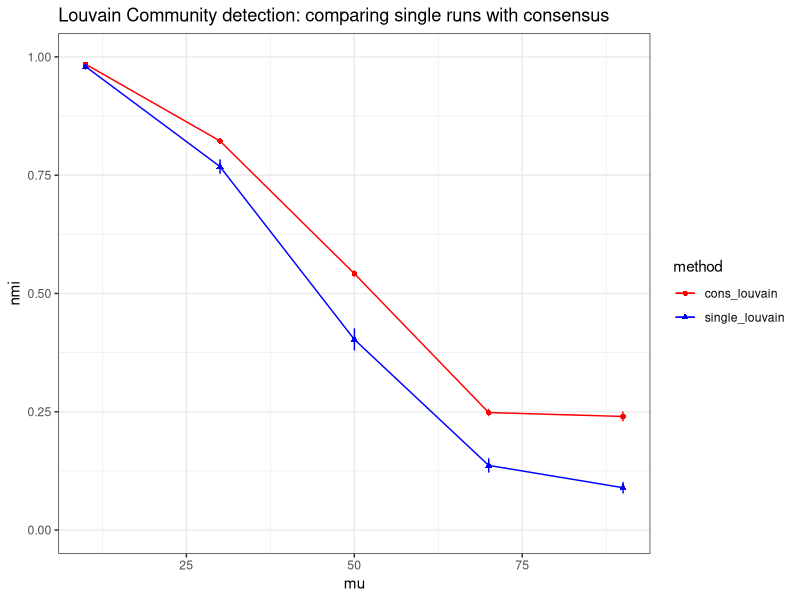
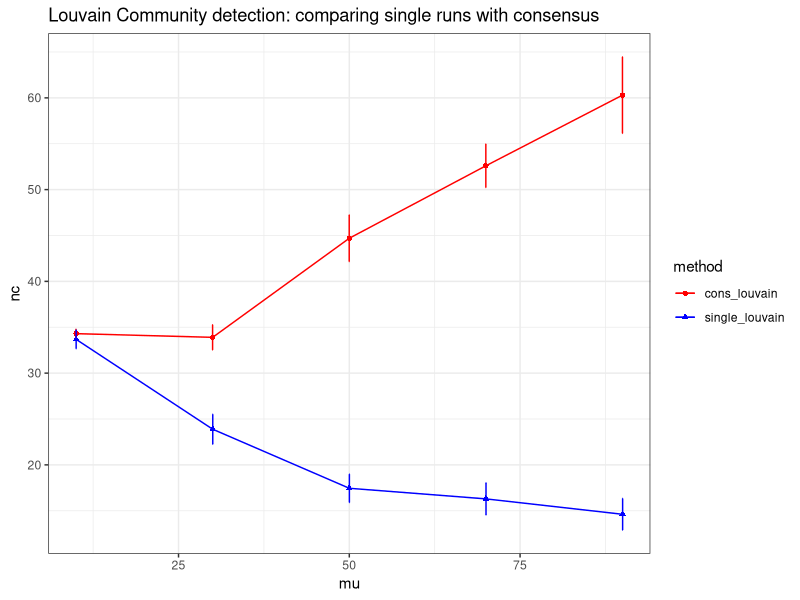
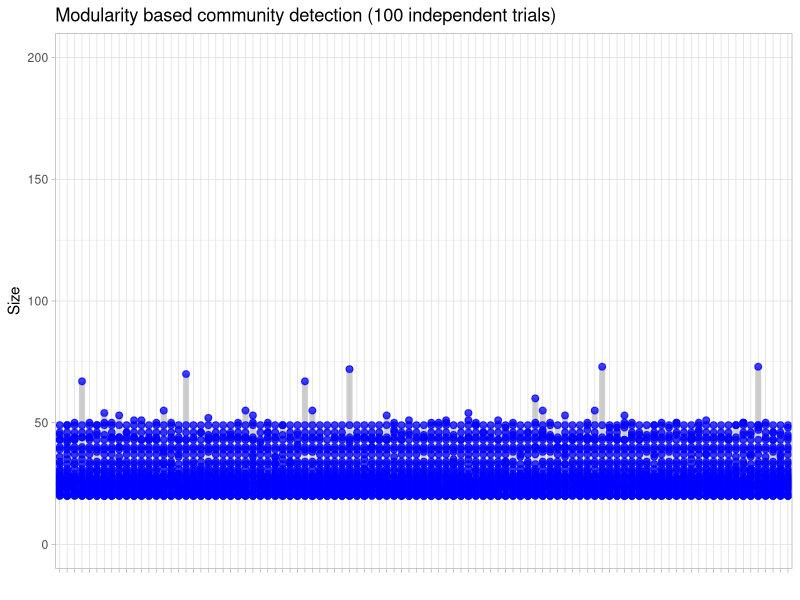
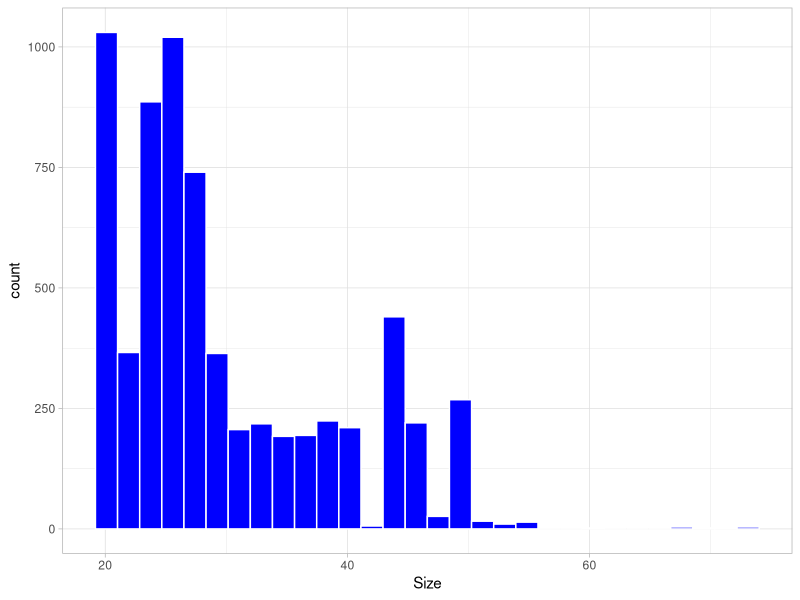
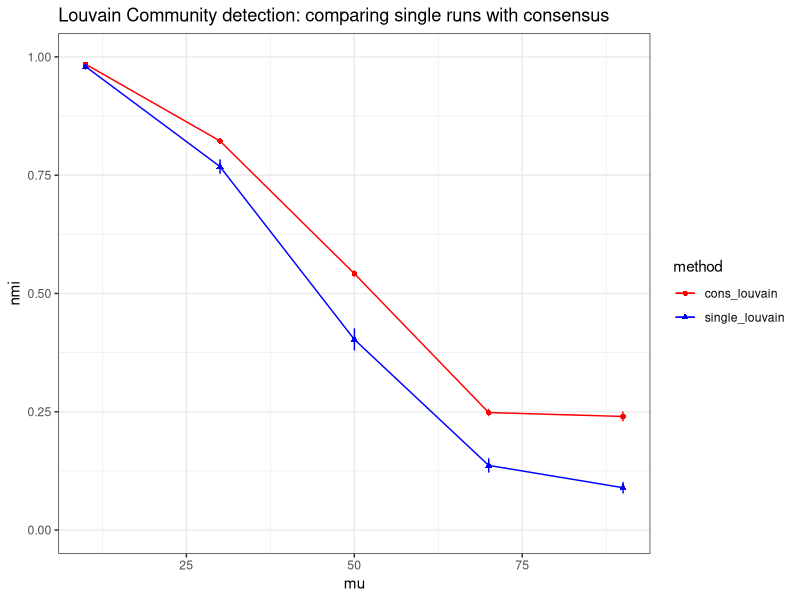
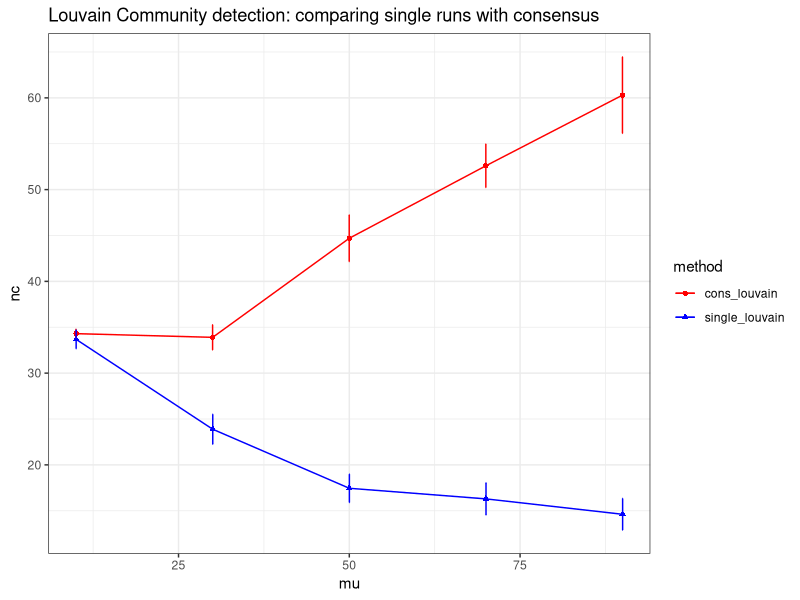
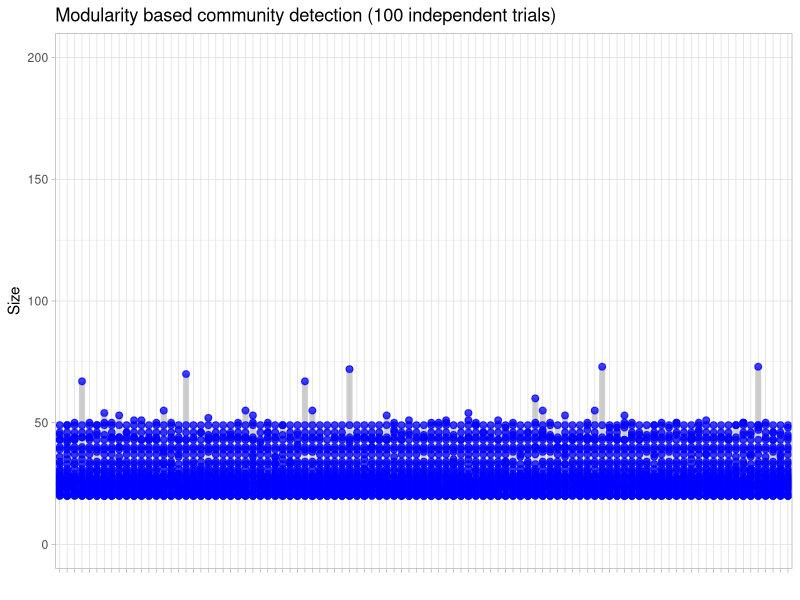
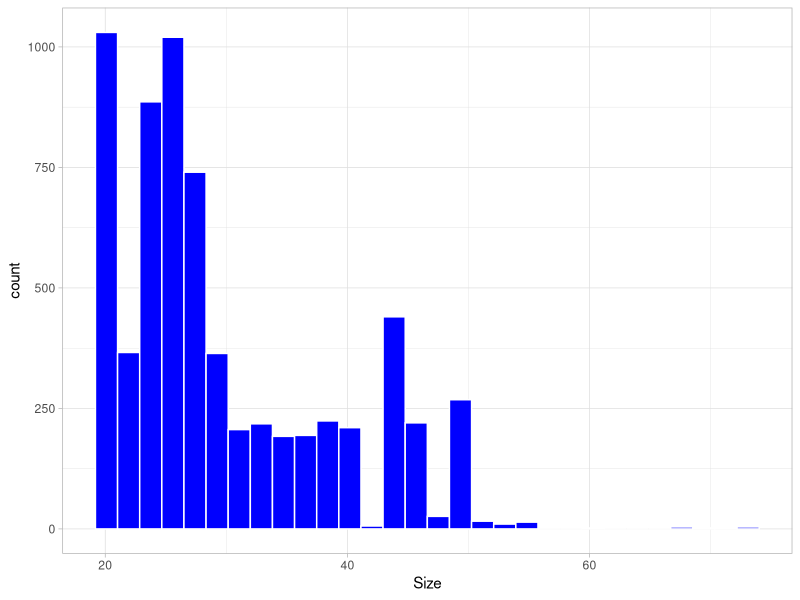

Write the R code that produced these figures, in order.

library(ggplot2)
library(tidyverse)

data_summary <- function(data, varname, groupnames){
    # Function to calculate the mean and the standard deviation  for each group
    # data : a data frame
    # varname : the name of a column containing the variable to be summariezed
    # groupnames : vector of column names to be used as grouping variables
    require(plyr)
    summary_func <- function(x, col){
        c(mean = mean(x[[col]], na.rm=TRUE),
        sd = sd(x[[col]], na.rm=TRUE))
    }
    data_sum <-ddply(data, groupnames, .fun=summary_func, varname)
    data_sum <- rename(data_sum, c("mean" = varname))
    data_sum[is.na(data_sum)] <- 0
    return(data_sum)
}


df <- read.csv(file = "results/summary_results.csv")

df$nmi <- df$value

df1 <- data_summary(df, varname="nmi", 
                    groupnames=c("method", "mu"))
#print(df1)


p1 <- ggplot(df1, aes(x = mu, y = nmi, group = method, color = method)) +
        geom_line( ) +
        geom_point(aes(shape = method)) +
        scale_color_manual(values=c("red", "blue")) +
        geom_errorbar(aes(ymin=nmi-sd, ymax=nmi+sd), width=.2,position=position_dodge(0.05))+
        ylim(0,1) + theme_bw() +
        xlab("mu") +
        ylab("nmi") +
        ggtitle("Louvain Community detection: comparing single runs with consensus")
print(p1)
ggsave("results/plot_nmi.png")


df2 <- data_summary(df, varname="nc", 
                    groupnames=c("method", "mu"))
 


p2 <- ggplot(df2, aes(x = mu, y = nc, group = method, color = method)) +
        geom_line( ) +
        geom_point(aes(shape = method)) +
        geom_errorbar(aes(ymin=nc-sd, ymax=nc+sd), width=.2,position=position_dodge(0.05))+
        scale_color_manual(values=c("red", "blue")) +
        theme_bw() +
        xlab("mu") +
        ylab("nc") +
        ggtitle("Louvain Community detection: comparing single runs with consensus")

print(p2)
ggsave("results/plot_number_of_communities.png")




## community size distribution on LFR benchmark
# for (mui in seq(10, 99, 5)) {
#   	filename = paste0("FLR_benchmark_", mui,".gml")
# 	## load graph
# 	print(paste("Loading graph...", filename))
# 	g <- read_graph(filename, format="gml")
#     print(V(g)$community)
# }

## community size distribution on 100 Louvain
mm  <- read.csv(file = "results/mixing_matrix.csv")
df3 <-  data.frame(x = rep(1, 200))
for (i in 1:ncol(mm)){ 
    com_sizes <- as.vector( table(mm[,i]) )
    com_sizes <- sort(com_sizes, decreasing = FALSE)
    com_sizes <- c(com_sizes, rep(NA, 100))
    com_sizes <- com_sizes[1:100]
    df3[,i] <- com_sizes
}
df3 <- df3[,2:ncol(mm)] 
# df3 <- df3[ ,order(df3[1,]) ]
# names(df3) <- paste0("t", 1:length(df3))

df4 <- df3 %>%
    pivot_longer(everything(), names_to = "trial", values_to = "Size")  
p4 <- ggplot(df4, aes(x = trial, y=Size))+
    geom_line(color='gray', size = 2, alpha = 0.5)+
    geom_point(color='blue', size = 2, alpha = 0.5)+
    theme_light() +
    ylim(0, 200)  + 
    scale_x_discrete(labels= NULL)+
    xlab("") + ggtitle("Modularity based community detection (100 independent trials)")

print(p4)
ggsave("results/plot_comm_size.png")



p4h <- ggplot(df4, aes(  x=Size))+
    geom_histogram(color = 'white', fill = 'blue')+
    theme_light() 
print(p4h)
ggsave(width = 6, height = 3,"results/plot_comm_size_hist.png")